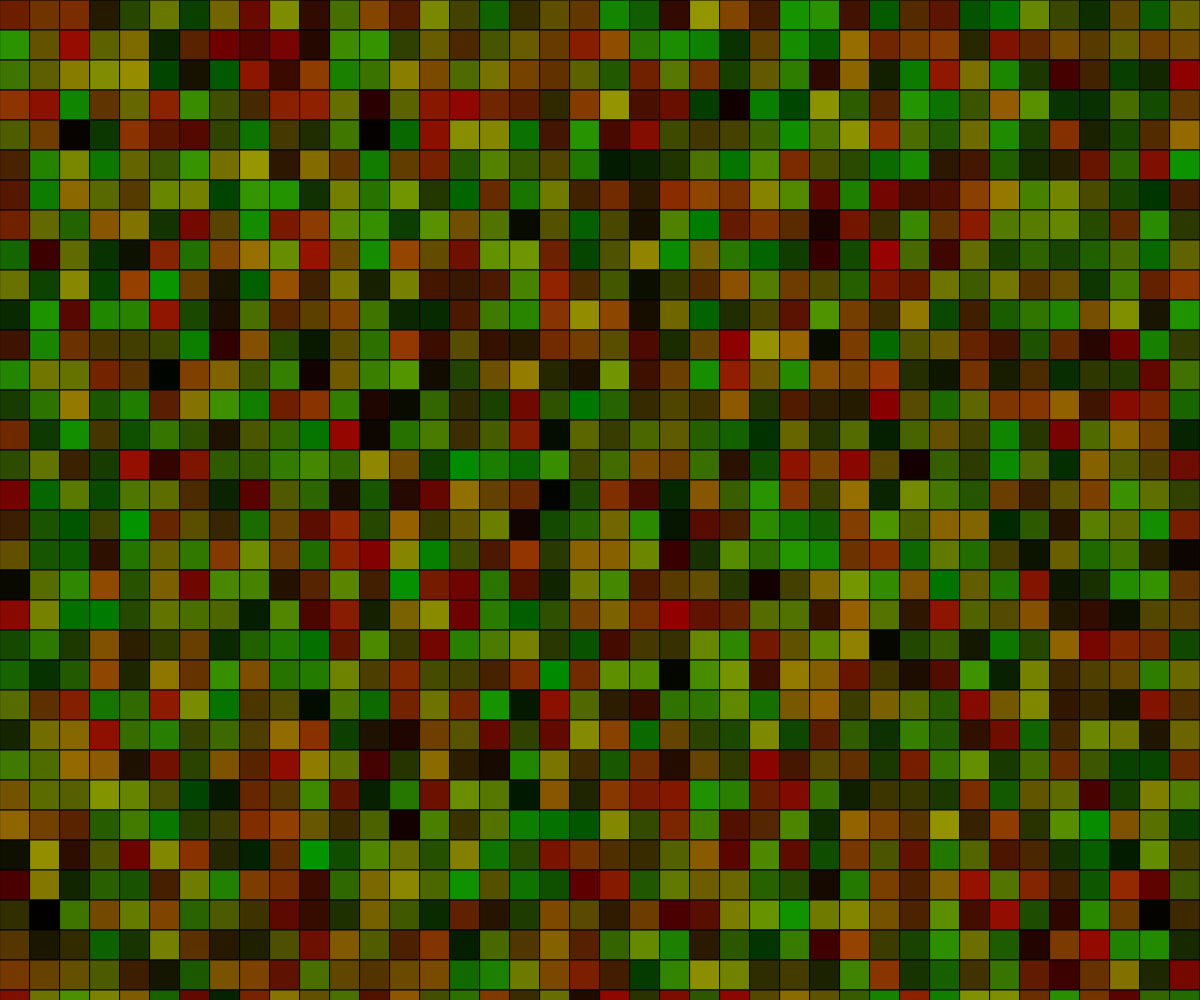
Frame 1 (no input)
Frame 60 (no input): identical to frame 1, image omitted
Frame 120 (the mouse pressed at the canvas centre since frame 60): identical to frame 1, image omitted

The p5.js sketch that drew this single still picture (run headless with seeded random() and noise() and a simulated clock; from frame 60 on, the mouse is pressed at the canvas centre):

// p5.js sketch
// ── sketch.js
// Loop Grid
// Kyle D
// February 27th, 2020
//
// Extra for Experts:
// - describe what you did to take this project "above and beyond"

let gridSpacing = 30;
let mouse = 0;


function setup() {
  createCanvas(windowWidth, windowHeight);
  rectGrid();
}

function mouseClicked() {
  if (keyCode === SHIFT && keyIsPressed ){
    gridSpacing = 30;
    rectGrid();
  }
  else{
    if(gridSpacing > 20){
      gridSpacing = gridSpacing - 20;
      rectGrid();
    }
  }
  
}
function keyPressed(){
  
}


function rectGrid() {
  for (let y = 0; y < height; y += gridSpacing) {

    for (let x = 0; x < width; x += gridSpacing) {
      fill(random(150), random(150), 0);
      rect(x, y, gridSpacing, gridSpacing);

    }
  }
}






function draw() {


}
